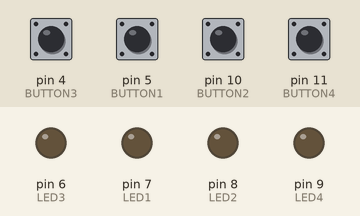
Bench run of a sketch on a simulated Arduino Uno, built with avr-gcc and run on an emulated ATmega328P. Parts: output pins drawn as LEDs (lit = HIGH). The test bench sets the inputs (shaded band); at power-on: pin 4 (BUTTON3), pin 5 (BUTTON1), pin 10 (BUTTON2), pin 11 (BUTTON4) LOW.

Above: at 1.2 s.
1.3 s: pin 4 (BUTTON3) pulled HIGH for 1 s
At 3.7 s:
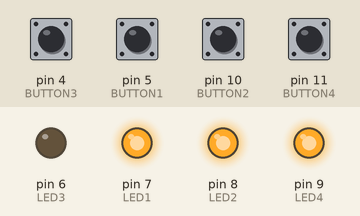
4.1 s: pin 5 (BUTTON1) pulled HIGH for 0.15 s
At 4.2 s:
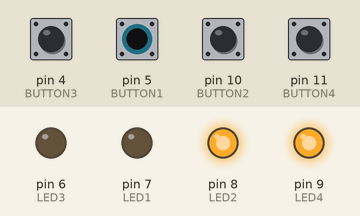
5.7 s: pin 10 (BUTTON2) pulled HIGH for 0.15 s
At 5.77 s:
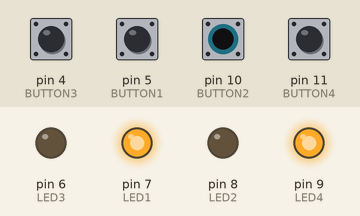
7.3 s: pin 11 (BUTTON4) pulled HIGH for 0.15 s
At 7.41 s:
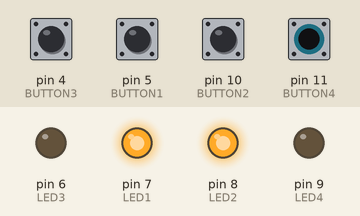
8.9 s: pin 4 (BUTTON3) driven HIGH and pin 5 (BUTTON1) driven HIGH
At 9.8 s:
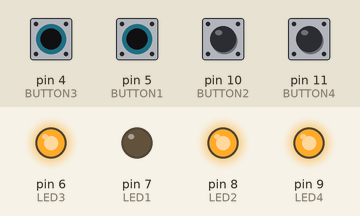
10.4 s: pin 10 (BUTTON2) pulled HIGH for 1 s
At 11.2 s:
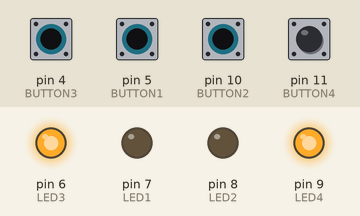
Timing chart, 0 to 13.4 s (numbered marks = the images above; inputs shaded):
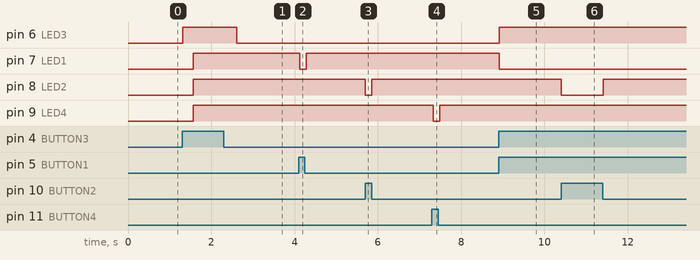

The sketch:

main.ino
```cpp
int BUTTON1 = 5;
int BUTTON2 = 10;
int BUTTON3 = 4;
int BUTTON4 = 11;

int LED1 = 7;
int LED2 = 8;
int LED3 = 6;
int LED4 = 9;

int lastBUTTON1State = LOW;
int lastBUTTON2State = LOW;
int lastBUTTON3State = LOW;
int lastBUTTON4State = LOW;

int currentBUTTON1State = LOW;
int currentBUTTON2State = LOW;
int currentBUTTON3State = LOW;
int currentBUTTON4State = LOW;

int LED1State = LOW;
int LED2State = LOW;
int LED3State = LOW;
int LED4State = LOW;

int state = 1;
int inputState = 2;
int outputChar = 0;

String left = "";
String right = "";
char oper = ' ';
const char operators[5] = "*/+-";
String binary = "";
String output = "";

void setup() {
    pinMode(BUTTON1, INPUT);
    pinMode(BUTTON2, INPUT);
    pinMode(BUTTON3, INPUT);
    pinMode(BUTTON4, INPUT);

    pinMode(LED1, OUTPUT);
    pinMode(LED2, OUTPUT);
    pinMode(LED3, OUTPUT);
    pinMode(LED4, OUTPUT);
}

void loop() {
    currentBUTTON1State = digitalRead(BUTTON1);
    currentBUTTON2State = digitalRead(BUTTON2);
    currentBUTTON3State = digitalRead(BUTTON3);
    currentBUTTON4State = digitalRead(BUTTON4);

    if(lastBUTTON1State != currentBUTTON1State) {
        LED1State = !LED1State;
    }
    if(lastBUTTON2State != currentBUTTON2State) {
        LED2State = !LED2State;
    }
    if(lastBUTTON3State != currentBUTTON3State) {
        LED3State = !LED3State;
    }
    if(lastBUTTON4State != currentBUTTON4State) {
        LED4State = !LED4State;
    }

    writeLEDs();

    lastBUTTON1State = currentBUTTON1State;
    lastBUTTON2State = currentBUTTON2State;
    lastBUTTON3State = currentBUTTON3State;
    lastBUTTON4State = currentBUTTON4State;

    binary = String(LED1State) + String(LED2State) + String(LED3State) + String(LED4State);
    int decimal = toDecimal(binary);

    if(state == 1) {
        if(decimal == 1) {
            state = inputState;
        } else if(decimal == 2) {
            if(inputState < 4) {
                inputState += 1;
                state = inputState;
            } else if(inputState == 4) {
                state = 5;
            }
        }
    } else if(state == 2) {
        left += String(decimal);
        state = 1;
    } else if(state == 3) {
        oper = operators[decimal - 1];
        state = 1;
    } else if(state == 4) {
        right += String(decimal);
        state = 1;
    } else if(state == 5) {
        if(output == "") {
            int leftInt = left.toInt();
            int rightInt = right.toInt();
            int result = 0;
            if(oper == '*') result = leftInt * rightInt;
            else if(oper == '/') result = rightInt != 0 ? leftInt / rightInt : 0;
            else if(oper == '+') result = leftInt + rightInt;
            else if(oper == '-') result = leftInt - rightInt;
            output = String(result);
        }

        if(outputChar >= output.length()) {
            state = 1;
            inputState = 2;
            outputChar = 0;
            left = "";
            right = "";
            oper = ' ';
            binary = "";
            output = "";
        } else {
            int digit = output[outputChar] - '0';
            String bin = toBinary(digit);
            LED1State = bin[0] - '0';
            LED2State = bin[1] - '0';
            LED3State = bin[2] - '0';
            LED4State = bin[3] - '0';
            writeLEDs();
            delay(1000);
            outputChar++;
        }
    }

    delay(50);
}

void writeLEDs() {
    digitalWrite(LED1, LED1State);
    digitalWrite(LED2, LED2State);
    digitalWrite(LED3, LED3State);
    digitalWrite(LED4, LED4State);
}

int toDecimal(String binary) {
    int decimal = 0;
    for(int i = 0; i < 4; i++) {
        if(binary[i] == '1') {
            decimal += pow(2, 3 - i);
        }
    }
    return decimal;
}

String toBinary(const int decimal) {
    String res = "";
    for (int i = 3; i >= 0; i--) {
        res += ((decimal >> i) & 1) + '0';
    }
    return res;
}
```

Measured:
- after the input at 1.3 s, pin 6 (LED3): LOW → HIGH at once, → LOW 1.3 s later; pin 7 (LED1), pin 8 (LED2), pin 9 (LED4): LOW → HIGH after 0.27 s
- after the input at 4.1 s, pin 7 (LED1): HIGH → LOW at once, → HIGH 0.15 s later
- after the input at 5.7 s, pin 8 (LED2): HIGH → LOW at once, → HIGH 0.15 s later
- after the input at 7.3 s, pin 9 (LED4): HIGH → LOW at once, → HIGH 0.15 s later
- after the input at 8.9 s, pin 6 (LED3): LOW → HIGH at once; pin 7 (LED1): HIGH → LOW at once
- after the input at 10.4 s, pin 8 (LED2): HIGH → LOW at once, → HIGH 1.0 s later
